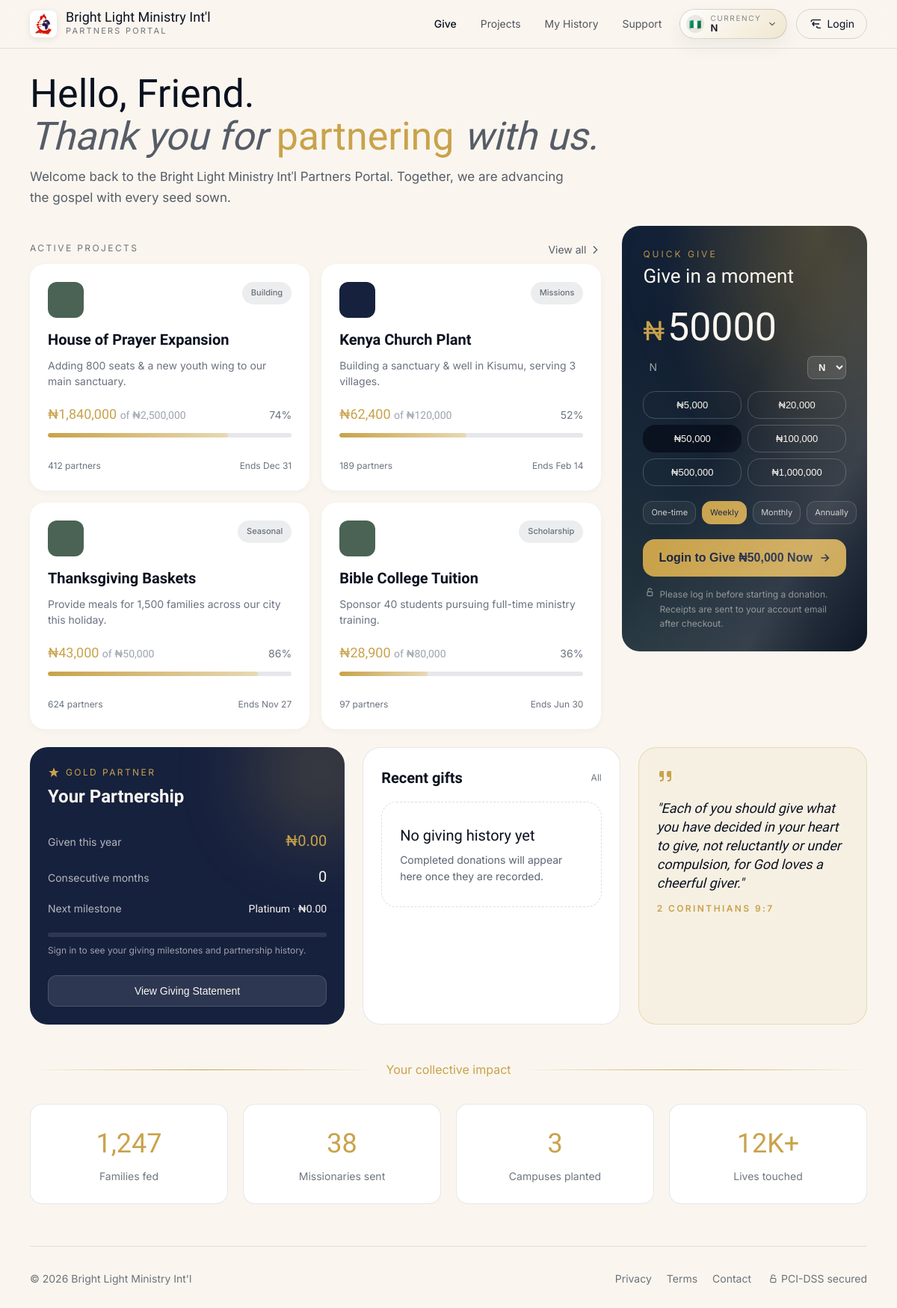
The page / on the database its author committed.
### tables this page shows
CREATE TABLE projects (
    project_id INT AUTO_INCREMENT PRIMARY KEY,
    title VARCHAR(255) NOT NULL,
    description TEXT,
    category ENUM('Urgent', 'Missions', 'Seasonal', 'Scholarship', 'Building', 'General') NOT NULL,
    goal_amount DECIMAL(15,2) NOT NULL DEFAULT 0,
    current_amount DECIMAL(15,2) DEFAULT 0,
    partner_count INT DEFAULT 0,
    start_date DATE,
    end_date DATE,
    is_active BOOLEAN DEFAULT TRUE,
    display_order INT DEFAULT 0,
    icon VARCHAR(50),
    milestones JSON,
    created_at TIMESTAMP DEFAULT CURRENT_TIMESTAMP,
    updated_at TIMESTAMP DEFAULT CURRENT_TIMESTAMP ON UPDATE CURRENT_TIMESTAMP,
    INDEX idx_category (category),
    INDEX idx_active (is_active),
    INDEX idx_end_date (end_date)
);

### src/index.php (the view, shortened to what the rows shown need)
<?php
require_once __DIR__ . '/bootstrap.php';
$portalSettings = getPortalSettings();
$userId = $_SESSION['user_id'] ?? null;
$user = null;
$dashboardData = getDashboardData($userId, $portalSettings);
?>
<!DOCTYPE html>
<html lang="en">
<head>
</head>
<body>
    <?php include 'header.php'; ?>
    <main class="main">
        <section class="hero-greeting">
            <h1 class="welcome-title">
                Hello, <?php echo $user ? htmlspecialchars($user['first_name']) : 'Friend'; ?>.<br/>
                <span class="italic">Thank you for </span><span class="gold">partnering</span><span class="italic"> with us.</span>
            </h1>
        </section>
        <div class="dashboard-grid">
            <div class="left-column">
                <div>
                    <div class="projects-grid">
                        <?php if (!empty($dashboardData['projects'])): ?>
                            <?php foreach ($dashboardData['projects'] as $project): ?>
                                <?php
                                $goalAmount = (float) ($project['goal_amount'] ?? 0);
                                $currentAmount = (float) ($project['current_amount'] ?? 0);
                                $percentage = $goalAmount > 0 ? round(($currentAmount / $goalAmount) * 100) : 0;
                                $category = $project['category'] ?? 'Active';
                                $iconClass = 'sage';
                                $tagClass = 'sage';
                                if ($category === 'Missions') { $iconClass = 'deep'; $tagClass = 'gold'; }
                                ?>
                                <a href="<?php echo htmlspecialchars(Project::buildDetailUrl($project)); ?>" class="project-card-link">
                                    <div class="project-card">
                                        <div class="project-header">
                                            <div class="project-icon <?php echo htmlspecialchars($iconClass); ?>">
                                            </div>
                                            <span class="project-tag <?php echo htmlspecialchars($tagClass); ?>"><?php echo htmlspecialchars($category); ?></span>
                                        </div>
                                        <h4 class="project-title"><?php echo htmlspecialchars($project['title'] ?? ''); ?></h4>
                                        <p class="project-description"><?php echo htmlspecialchars($project['description'] ?? ''); ?></p>
                                        <div class="project-amounts">
                                            <span class="project-raised">
                                                <span class="gold"><?php echo formatCurrency($currentAmount, false, $activeCurrency); ?></span>
                                                <span class="muted">of <?php echo formatCurrency($goalAmount, false, $activeCurrency); ?></span>
                                            </span>
                                            <span class="project-percentage"><?php echo (int) $percentage; ?>%</span>
                                        </div>
                                        <div class="project-progress">
                                            <div class="project-progress-fill progress-bar-fill" style="width: <?php echo min($percentage, 100); ?>%"></div>
                                        </div>
                                        <div class="project-footer">
                                            <span><?php echo (int) ($project['partner_count'] ?? 0); ?> partners</span>
                                            <span>Ends <?php echo !empty($project['end_date']) ? date('M j', strtotime($project['end_date'])) : 'TBD'; ?></span>
                                        </div>
                                    </div>
                                </a>
                            <?php endforeach; ?>
                        <?php endif; ?>
                    </div>
                </div>
            </div>
            <aside class="quick-give-card hero-gradient">
                <div class="quick-give-header">
                    <div>
                        <h2 class="quick-give-title">Give in a moment</h2>
                    </div>
                </div>
            </aside>
        </div>
    </main>
</body>
</html>
<?php
function getDashboardData($userId, array $portalSettings) {
    $data = [
        'user' => [
            'yearlyGiving' => 0,
            'consecutiveMonths' => 0,
            'pledgeTotal' => 0,
            'pledgePaid' => 0,
            'pledgeRemaining' => 0,
            'pledgePercentage' => 0,
            'nextTierTarget' => 0,
            'nextTierProgress' => 0,
            'amountToNextTier' => 0
        ],
        'projects' => [],
        'recentGifts' => [],
        'impact' => [
            'familiesFed' => (int) ($portalSettings['impact_families_fed'] ?? 0),
            'missionariesSent' => (int) ($portalSettings['impact_missionaries_sent'] ?? 0),
            'campusesPlanted' => (int) ($portalSettings['impact_campuses_planted'] ?? 0),
            'livesTouched' => $portalSettings['impact_lives_touched'] ?? '0'
        ]
    ];
    try {
        $projectModel = new Project();
        $data['projects'] = $projectModel->getActiveProjectsWithMilestones();
    } catch (Exception $e) {
        error_log("Dashboard data error: " . $e->getMessage());
    }
    return $data;
}

### rows shown on the page
projects: category "Building", title "House of Prayer Expansion", description "Adding 800 seats & a new youth wing to our main sanctuary.", current_amount "₦1,840,000", goal_amount "₦2,500,000", percentage "74", partner_count "412", end_date "Dec 31"
projects: category "Missions", title "Kenya Church Plant", description "Building a sanctuary & well in Kisumu, serving 3 villages.", current_amount "₦62,400", goal_amount "₦120,000", percentage "52", partner_count "189", end_date "Feb 14"
projects: category "Seasonal", title "Thanksgiving Baskets", description "Provide meals for 1,500 families across our city this holiday.", current_amount "₦43,000", goal_amount "₦50,000", percentage "86", partner_count "624", end_date "Nov 27"
projects: category "Scholarship", title "Bible College Tuition", description "Sponsor 40 students pursuing full-time ministry training.", current_amount "₦28,900", goal_amount "₦80,000", percentage "36", partner_count "97", end_date "Jun 30"

### other values the page prints
$churchName "Bright Light Ministry Int'l"
$portalSubtitle "PARTNERS PORTAL"
$currencyService->getFlag($activeCurrency) "🇳🇬"
$portalSubtitle "Partners Portal"
$churchTagline "Together, we are advancing the gospel with every seed sown."
$currencyService->getSymbol($activeCurrency) "₦"
getCurrencyUiLabel($activeCurrency) "N"
$dashboardData['user']['consecutiveMonths'] "0"
$portalSettings['bible_verse_text'] "\"Each of you should give what you have decided in your heart to give, not reluctantly or under compulsion, for God loves a cheerful giver.\""
$portalSettings['bible_verse_ref'] "2 CORINTHIANS 9:7"
$dashboardData['impact']['familiesFed'] "1,247"
$dashboardData['impact']['missionariesSent'] "38"
$dashboardData['impact']['campusesPlanted'] "3"
$dashboardData['impact']['livesTouched'] "12K+"
